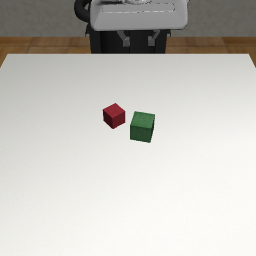
#> input picture docs/Study Content/ComputerVision/Orig0.png, 256 x 256 px
$ jupyter execute --allow-errors Week_2_DataLab_2_Traditional_Computer_Vision_student_notebook.ipynb
#> lines starting #> are read from the running program, lines starting #| are printed output that depends on the picture
## Week 2 DataLab 2: Traditional Computer Vision

In today's DataLab session you will explore computer vision methods that does not involve machine learning. You will use an open source computer vision library called OpenCV for today's tasks. At the end of this session, you will be able to detect two overlapping cubes on a white table (Figure 1).

**Figure 1:** Two overlapping cubes with bounding boxes.

## Learning objectives

1.   Detect edges and contours
2.   Plot image histograms and apply thresholding
3.   Detect objects
4.   Detect overlapping objects

**Important note:** Do not modify/run the task cells showing example outputs. Work on a new cell instead. This way you can compare your outputs to example outputs.

[cell 1]
import matplotlib.pyplot as plt
import numpy as np
import pandas as pd

import cv2

[cell 2]
img = cv2.imread('Orig0.png')
#> img is the input picture: shape (256, 256, 3); mean B, G, R 191.5, 196.9, 198.9
img = cv2.cvtColor(img, cv2.COLOR_BGR2RGB)

[cell 3]
plt.figure(dpi=150)
plt.imshow(img)

[cell 4]
img_gray = cv2.cvtColor(img, cv2.COLOR_RGB2GRAY)
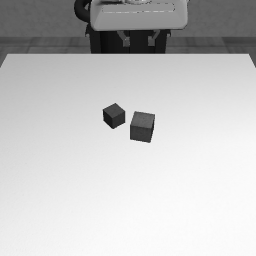
#> img_gray: shape (256, 256); min 9, max 252, mean 197
plt.figure(dpi=150)
plt.imshow(img_gray, cmap='gray')

# Section 1: Edge and Contour detection

Edge detection is the basic building block of object detection because one can combine edges to obtain the contour of an object. In this section you will detect edges and contours in `img_gray`.

## Task 1.1: Find the edges on img_gray

Pick one edge detection algorithm from the OpenCV library and find the edges on `img_gray`. Edge detectors typically have certain parameters to adjust according to your input image and what you would like to obtain. If applicable, adjust edge detector parameters and observe if there is any change in the detected edges.

#> (a cell that did not finish here is left out)

## Task 1.2: Find the contours on img_gray

Now use the edges you detected on Task 1.1 to find contours using `cv2.findContours(...)`

#> (a cell that did not finish here is left out)

Visualize individual contours and try to find a contours corresponding to boxes. How about the table? Do you think finding the table could be helpful in any way for finding the boxes?

[cell 7]
# TASK CELL 1.2

# YOUR CODE HERE #

[cell 8]
# TASK CELL 1.2

# YOUR CODE HERE #

[cell 9]
# TASK CELL 1.2

# YOUR CODE HERE #

[cell 10]
# TASK CELL 1.2

# YOUR CODE HERE #

# Section 2: Histogram and Thresholding

Understanding image histograms is essential for image processing. Typically, pixels belonging to an object are similar and pixels from different objects are dissimilar in terms of color and intensity. Therefore by ploting histograms we could readily observe peaks corresponding to objects and detect the objects by thresholding. In this section you will apply thresholding in order find the boxes on `img_gray`.

## Task 2.1: Plot the histogram of `img_gray`.

Use numpy or matplotlib or OpenCV to calculate and plot the histogram of `img_gray`. You should see a large peak between 200-255 pixel value range. What object(s) this peak corresponds to?

[cell 11]
# TASK CELL 2.1

# YOUR CODE HERE #

## Task 2.2: Apply simple thresholding to `img_gray`.

By looking at the histogram you plotted for Task 2.1 pick a suitable threshold for separating boxes from the background and apply thresholding. Change the threshold value and observe the resulting change in boxes.

[cell 12]
# TASK CELL 2.2
# YOUR CODE HERE #
plt.figure(dpi=150)
#> (the rest of this cell did not finish here and is left out)

What would happen if you plot the histogram of `th_image`? Once you have an answer run the cell below. Does the result look like what you expected?

[cell 13]
plt.figure(dpi=100)
#> (the rest of this cell did not finish here and is left out)

In object detection, the objects we would like to detect are represented by 1 (or 255) and background by 0. But in the case of `img_gray`, simple thresholding will result in the background (table) with 255 pixel value and boxes with 0 pixel value. Invert the thresholding to achieve an output following the convention.

[cell 14]
# TASK CELL 2.2
# YOUR CODE HERE #
plt.figure(dpi=150)
#> (the rest of this cell did not finish here and is left out)

# Section 3: Object detection

Thresholding is really helpful for separating foreground pixels from background pixels but how can we move to the next step and detect the objects (i.e. bounding boxes around the objects of interest)?

## Task 3.1: Use connected components to group foreground pixels into individual objects

Thresholding gives us all the foreground pixels but does not tell us which pixel belongs to which objects. For this we can use connect components to group connected pixels into one class. Use `cv2.connectedComponentsWithStats()` and plot individual objects with different colors.

#> (a cell that did not finish here is left out)

[cell 16]
plt.figure(dpi=150)
#> (the rest of this cell did not finish here and is left out)

Print the `stats` variable returned by the `cv2.connectedComponentsWithStats()` method. Make sure you understand what each column corresponds to. This will be crucial for finding/filtering objects in the next steps.

#> (a cell that did not finish here is left out)

## Task 3.2: Filter the connected components output by area of the objects

Filter the connected components by area column (last column) to find only the boxes.

#> (a cell that did not finish here is left out)

## Task 3.3: Using the filtered results plot bounding boxes around the cubes.

Now everything is ready! Simply use `matplotlib`   to show `img` and `matplotlib.patches` to draw bounding boxes around the cubes.

[cell 19]
# TASK CELL 3.3
import matplotlib.patches as patches
# YOUR CODE HERE #

# Section 4: Object detection with overlapping objects

Congrats if you managed to reach this far! Object detection is not easy. But you are no where near done 😊 Now let's make things a little more difficult by working on another image with the name `'Orig5.png'`.

[cell 20]
img = cv2.imread('Orig5.png')
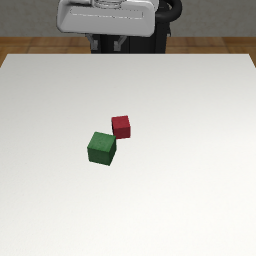
#> input picture docs/Study Content/ComputerVision/Orig5.png, 256 x 256 px
#> img is the input picture: shape (256, 256, 3); mean B, G, R 191.8, 197.2, 199.1
img = cv2.cvtColor(img, cv2.COLOR_BGR2RGB)
img_gray = cv2.cvtColor(img, cv2.COLOR_RGB2GRAY)
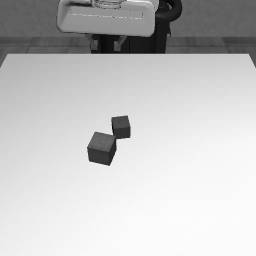
#> img_gray: shape (256, 256); min 4, max 252, mean 197.2
plt.figure(dpi=150)
plt.imshow(img_gray, cmap='gray')
